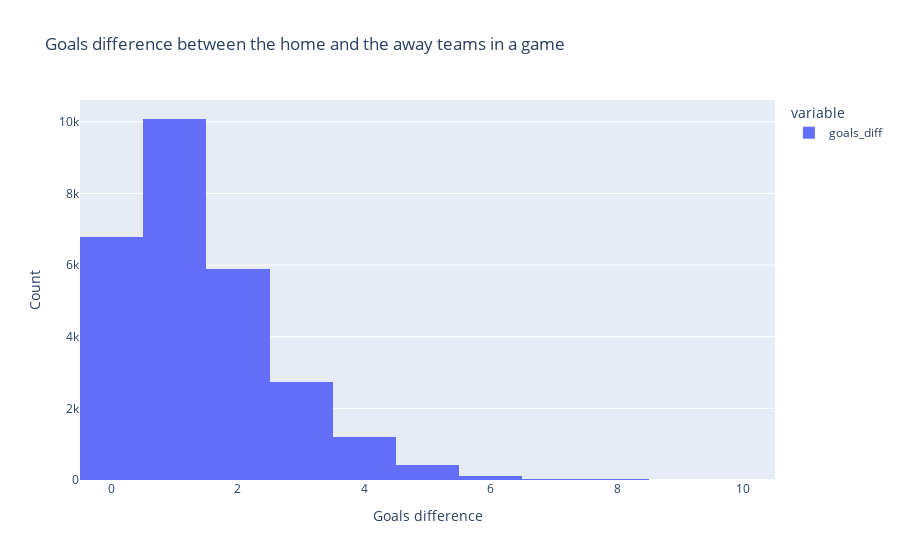

Notebook source saved alongside this figure:
### Code cell
fig = px.histogram(df.goals_diff
 ,title="Goals difference between the home and the away teams in a game")
fig.update_layout(
    xaxis_title="Goals difference",
    yaxis_title="Count"
    )

fig.show()

### Figure 1 — Plotly figure (JSON) as saved in the notebook; plotly's stock layout.template omitted (floating-point values rounded to 4 significant figures; data arrays with more than 128 entries replaced by an {"elided": "..."} marker saying what was removed)
{"data": [{"alignmentgroup": "True", "bingroup": "x", "hovertemplate": "variable=goals_diff<br>value=%{x}<br>count=%{y}<extra></extra>", "legendgroup": "goals_diff", "marker": {"color": "#636efa", "pattern": {"shape": ""}}, "name": "goals_diff", "offsetgroup": "goals_diff", "orientation": "v", "showlegend": true, "type": "histogram", "x": {"elided": "27290 int values"}, "xaxis": "x", "yaxis": "y"}], "layout": {"barmode": "relative", "legend": {"title": {"text": "variable"}, "tracegroupgap": 0}, "title": {"text": "Goals difference between the home and the away teams in a game"}, "xaxis": {"anchor": "y", "domain": [0, 1], "title": {"text": "Goals difference"}}, "yaxis": {"anchor": "x", "domain": [0, 1], "title": {"text": "Count"}}}}
